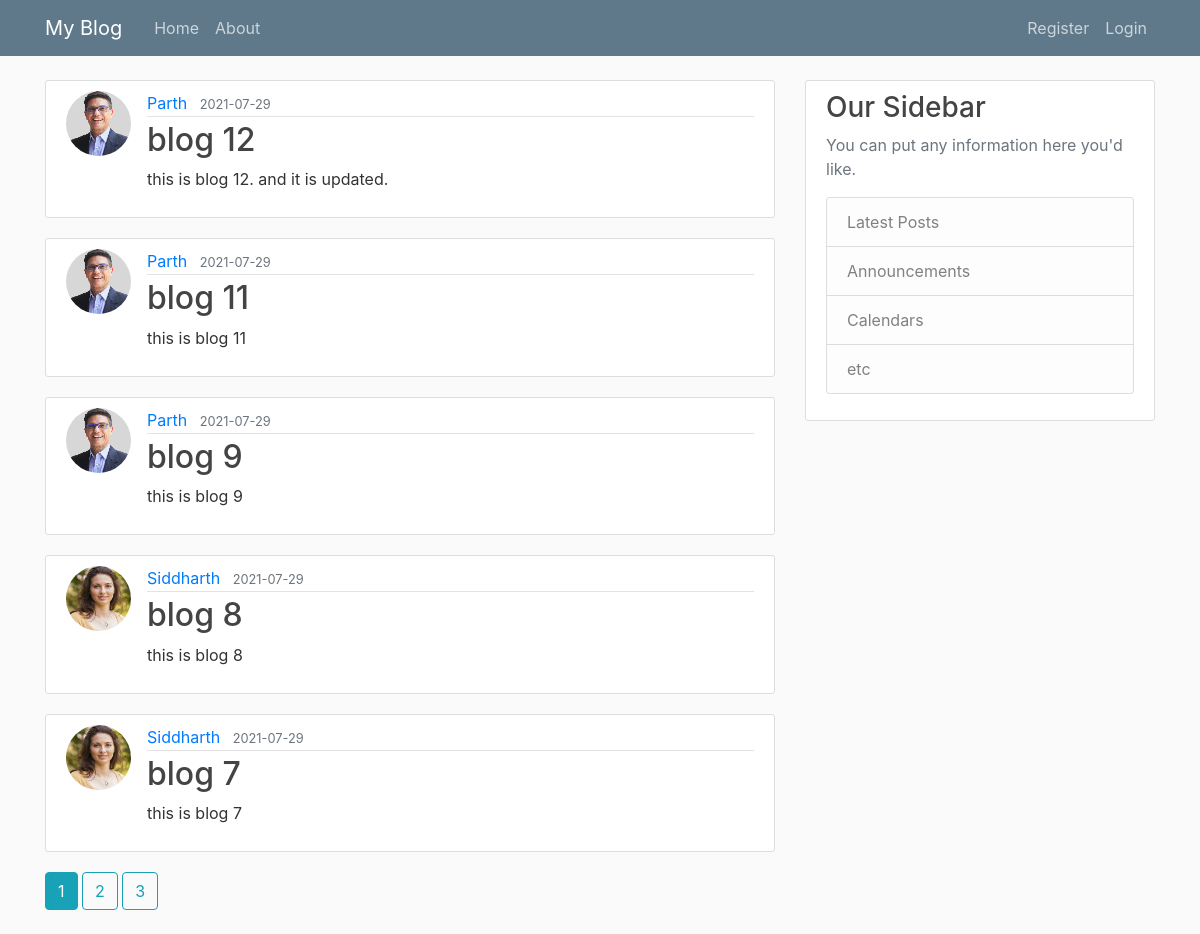
The page /home on the database its author committed.
### flask_blog/models.py (models this page shows, shortened)
class Post(db.Model):
    id = db.Column(db.Integer, primary_key=True)
    title = db.Column(db.String(100), nullable = False)
    date_posted = db.Column(db.DateTime, nullable = False, default = datetime.utcnow)
    content = db.Column(db.Text, nullable = False)
    post_id = db.Column(db.Integer, db.ForeignKey('user.id'), nullable = False)
    '''user.id is lower case, because if reference to
    'user' table name that is created for User
    class and it is default to class name lowercase.'''

class User(db.Model, UserMixin):
    id = db.Column(db.Integer, primary_key = True)
    username = db.Column(db.String(20), unique= True, nullable = False)
    email = db.Column(db.String(120), unique= True, nullable = False)
    image_file = db.Column(db.String(20), unique = False, nullable = False, default = 'default.jpeg')
    password = db.Column(db.String(60), unique = False, nullable = False)
    posts = db.relationship('Post', backref = 'author', lazy = True)

### flask_blog/main/routes.py (the view)
@main.route('/')
@main.route('/home')
def home_page():
    page = request.args.get('page', 1, type=int)
    posts = Post.query.order_by(Post.date_posted.desc()).paginate(page = page, per_page=5)
    return render_template('home.html', posts = posts)

### flask_blog/templates/home.html
{% extends "layout.html" %}
{% block content %}
    {% for post in posts.items %}
        <article class="media content-section">
          <img class="rounded-circle article-img" src="{{ url_for('static', filename='profile_pics/' + post.author.image_file) }}">
          <div class="media-body">
            <div class="article-metadata">
              <a class="mr-2" href="{{ url_for('users.user_posts', username = post.author.username )}}">{{ post.author.username }}</a>
              <small class="text-muted">{{ post.date_posted.strftime('%Y-%m-%d') }}</small>
            </div>
            <h2><a class="article-title" href="{{url_for('posts.post',post_id=post.id)}}">{{ post.title }}</a></h2>
            <p class="article-content">{{ post.content }}</p>
          </div>
        </article>
    {% endfor %}
    {% for page_num in posts.iter_pages(left_edge=1, right_edge=1, left_current=1, right_current=2 ) %}
        {% if page_num %}
            {% if posts.page == page_num %}
                <a class='btn btn-info mb-4' href="{{ url_for('main.home_page', page=page_num) }}"> {{ page_num }}</a>
            {% else %}
                <a class='btn btn-outline-info mb-4' href="{{ url_for('main.home_page', page=page_num) }}"> {{ page_num }}</a>
            {% endif %}
        {% else %}
            ...
        {% endif %}
    {% endfor %}
{% endblock content %}

### flask_blog/static/main.css (style rules this page uses)
body { background: #fafafa; color: #333333; margin-top: 5rem; }
h1, h2, h3, h4, h5, h6 { color: #444444; }
.content-section { background: #ffffff; padding: 10px 20px; border: 1px solid #dddddd; border-radius: 3px; margin-bottom: 20px; }
.article-title { color: #444444; }
.article-content { white-space: pre-line; }
.article-img { height: 65px; width: 65px; margin-right: 16px; }
.article-metadata { padding-bottom: 1px; margin-bottom: 4px; border-bottom: 1px solid #e3e3e3 }

### rows shown on the page
Post: image_file (picture), author.username "Parth", date_posted "2021-07-29", title "blog 12", content "this is blog 12. and it is updated."
Post: image_file (picture), author.username "Parth", date_posted "2021-07-29", title "blog 11", content "this is blog 11"
Post: image_file (picture), author.username "Parth", date_posted "2021-07-29", title "blog 9", content "this is blog 9"
Post: image_file (picture), author.username "Siddharth", date_posted "2021-07-29", title "blog 8", content "this is blog 8"
Post: image_file (picture), author.username "Siddharth", date_posted "2021-07-29", title "blog 7", content "this is blog 7"

### other values the page prints
{{ page_num }} "1"
{{ page_num }} "2" "3"
